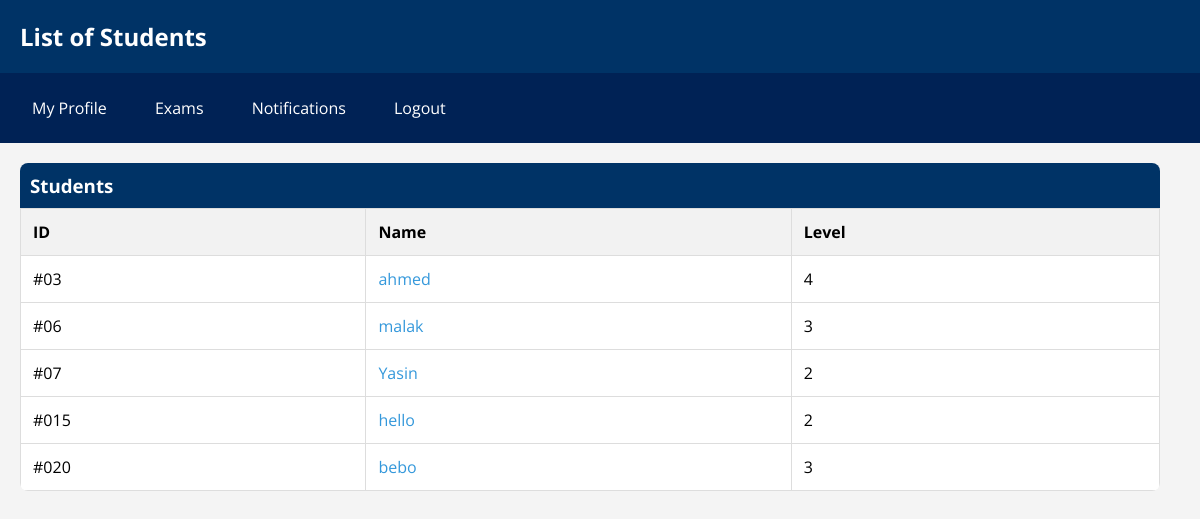
The page /api/accounts/ (signed in) on the database as committed earlier.
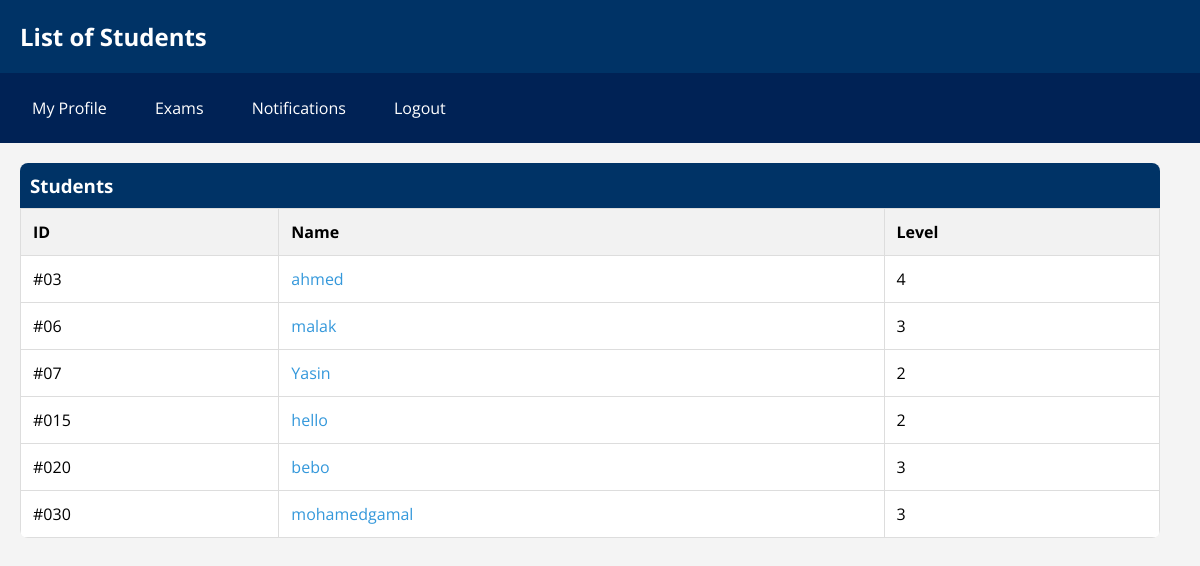
The same page on the database as committed later.
### accounts/models.py (models this page shows, shortened)
class Student(models.Model):
    user = models.OneToOneField(User, on_delete=models.CASCADE, primary_key=True)
    phone = models.CharField(max_length=11, unique=True)
    level = models.IntegerField(
        default=1,
        validators=[
            MinValueValidator(1),  # Change the limit_value as needed
            MaxValueValidator(4)  # Change the limit_value as needed
        ]
    )

### accounts/views.py (the view)
# urls.py: path('', views.getAllInSchool, name='all-in-school'),
def getAllInSchool(request):
    if request.user.is_anonymous == True:
        return redirect(EMS.views.signin)
    is_teacher = request.user.groups.filter(name='Teacher_Group').exists()
    is_manager = request.user.groups.filter(name='Principle').exists()
    students = Student.objects.all()
    teachers = Teacher.objects.all()
    return render(request, 'accounts/all_in_school.html', {'students': students, 'teachers': teachers, "manger": is_manager, "is_teacher": is_teacher})

### templates/accounts/all_in_school.html (shortened to what this page needs)
{% load static %}
<!DOCTYPE html>
<html lang="en">
<head>
</head>
<body>
    <h2>List of Students
    </h2>
    <nav>
        <a href="{% url 'myprofile' %}">My Profile</a>
        <a href="{% url 'exams' %}">Exams</a>
        <a href="{% url 'notifications' %}">Notifications</a>
        <a href="{% url 'signout' %}">Logout</a>
        <a href="#"></a><a href="#"></a><a href="#"></a>
        <a href="#"></a><a href="#"></a><a href="#"></a>
        <a href="#"></a><a href="#"></a><a href="#"></a>
        <a href="#"></a><a href="#"></a><a href="#"></a>
        <a href="#"></a><a href="#"></a><a href="#"></a>
    </nav>
    <div class="container">
        <div class="list">
            <h3>Students</h3>
            <table>
                <thead>
                    <tr>
                        <th>ID</th>
                        <th>Name</th>
                        <th>Level</th>
                    </tr>
                </thead>
                <tbody>
                    {% for student in students %}
                        <tr>
                            <td>#0{{ student.pk }}</td>
                            <td><a href="{% url 'studentprofile' student.pk %}" style="color: #3498db; text-decoration: none;">{{ student.user.username }}</a></td>
                            <td>{{ student.level }}</td>
                        </tr>
                    {% endfor %}
                </tbody>
            </table>
        </div>
    </div>
</body>
</html>

Rows that differ between the two databases and show on the page:
added Student: pk "30", user.username "mohamedgamal", level "3"
